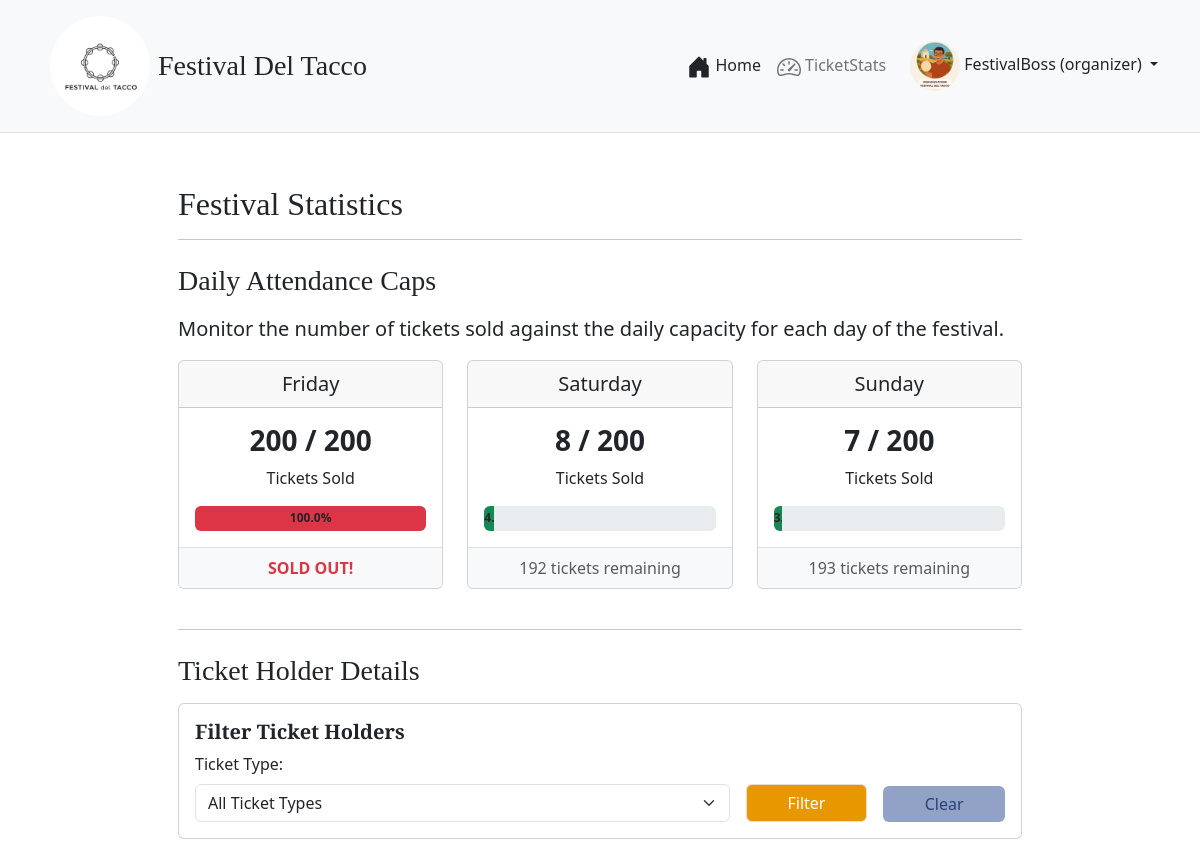
/organizer/stats (signed in, upper part), run on an earlier commit of the app's database.
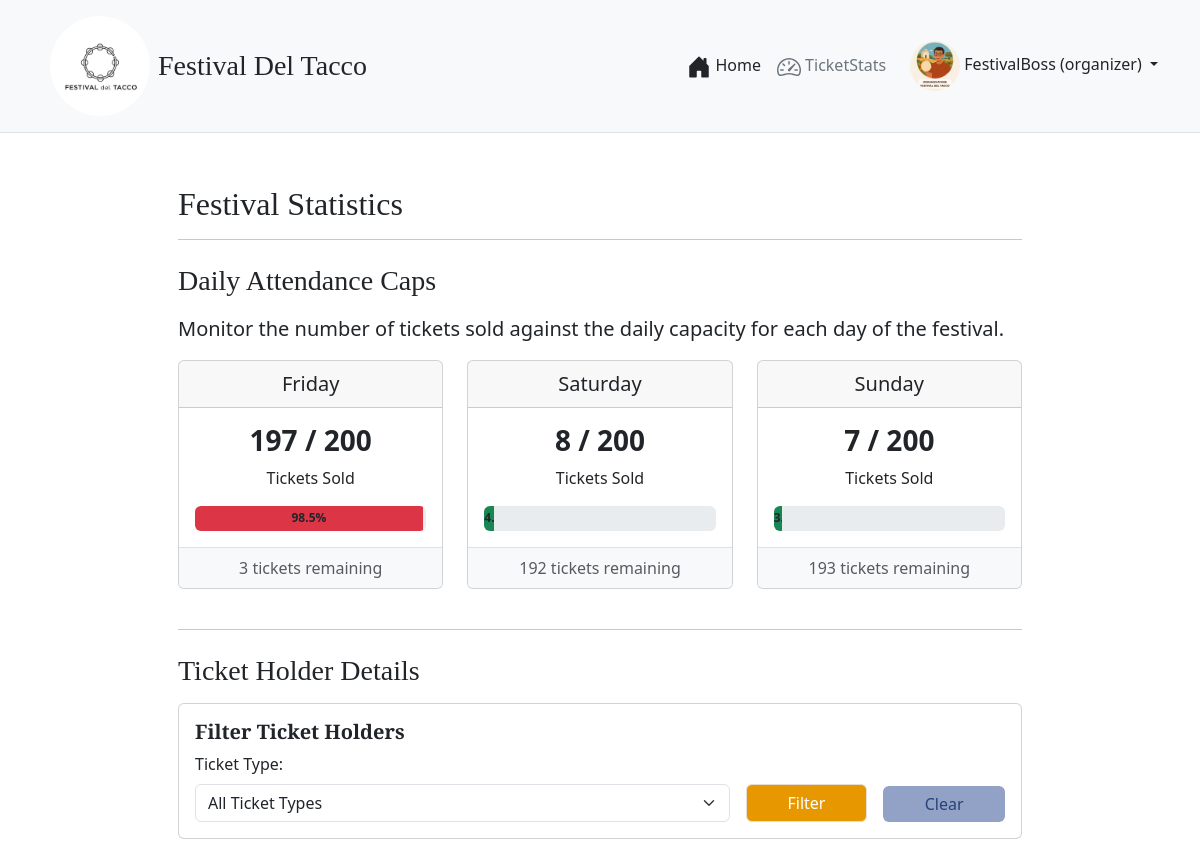
And on a later commit of the database.
### tables this page shows
CREATE TABLE PRESENZE_GIORNALIERE (
            id INTEGER PRIMARY KEY AUTOINCREMENT,
            festival_day TEXT NOT NULL UNIQUE, -- "Friday", "Saturday", "Sunday"
            tickets_sold INTEGER NOT NULL DEFAULT 0
        );

### app.py (the view)
@app.route('/organizer/stats')
@login_required
def organizer_stats():
    if current_user.role != 'organizer':
        abort(404)
    ticket_type_filter_value = request.args.get('ticket_type_filter')
    attendance_data = db.get_all_daily_attendance()
    all_tickets_details = db.get_all_ticket_details(ticket_type_filter=ticket_type_filter_value)
    processed_tickets = []
    for ticket in all_tickets_details:
        ticket_dict = dict(ticket) # Converte sqlite3.Row in un dizionario
        ticket_dict['valid_days_list'] = ticket_dict['valid_days'].split(',')
        ticket_dict['ticket_type_name'] = Config.TICKET_TYPES.get(ticket_dict['ticket_type'], {}).get('name', ticket_dict['ticket_type'])
        processed_tickets.append(ticket_dict)
    return render_template(
        'organizer_stats.html',
        attendance_data=attendance_data,
        max_attendees=Config.MAX_DAILY_ATTENDEES,
        tickets_details=processed_tickets, # Passa i dettagli dei biglietti al template
        selected_ticket_type=ticket_type_filter_value # Per ripopolare il filtro
        )

### app.py (called while the page is built)
@login_manager.user_loader
def load_user(user_id):
    user_data = db.get_user_by_id(int(user_id))
    if user_data:
        return User(id=user_data['id'], email=user_data['email'], nickname=user_data['nickname'], role=user_data['role'])
    return None

@app.context_processor
def inject_global_vars(): # prendo le variabli globali da festival_config.py, comuni a tutti i template
    user_has_ticket = False
    if current_user.is_authenticated and current_user.role == 'participant':
        if db.get_ticket_by_user_id(current_user.id):
            user_has_ticket = True
    return dict(
        FESTIVAL_DAYS=Config.FESTIVAL_DAYS,
        FESTIVAL_STAGES=Config.FESTIVAL_STAGES,
        TICKET_TYPES_CONFIG=Config.TICKET_TYPES,
        now=datetime.now().year,
        g_user_has_ticket=user_has_ticket
    )

### festival_dao.py (called while the page is built)
def get_db_connection():
    conn = sqlite3.connect(DATABASE_NAME)
    conn.row_factory = sqlite3.Row # Access columns by name
    return conn

def get_user_by_id(user_id):
    conn = get_db_connection()
    user = conn.execute("SELECT * FROM UTENTI WHERE id = ?", (user_id,)).fetchone()
    conn.close()
    return user

### templates/organizer_stats.html (shortened to what this page needs)
{% extends "base_festival.html" %}
{% block content %}
<div class="container mt-4">
    <h2 style="font-family: 'Playfair Display', serif;">Festival Statistics</h2>
    <hr>
    <h3 style="font-family: 'Playfair Display', serif;" class="mt-4 mb-3">Daily Attendance Caps</h3>
    <p class="lead">Monitor the number of tickets sold against the daily capacity for each day of the festival.</p>
    {% if attendance_data %}
    <div class="row">
        {% for day_data in attendance_data %}
        <div class="col-md-4 mb-3">
            <div class="card text-center">
                <div class="card-header fs-5">
                    {{ day_data.festival_day }}
                </div>
                <div class="card-body">
                    <h3 class="card-title">{{ day_data.tickets_sold }} / {{ max_attendees }}</h3>
                    <p class="card-text">Tickets Sold</p>
                    <div class="progress" style="height: 25px;">
                        {% set percentage = (day_data.tickets_sold / max_attendees * 100) | round(1) if max_attendees >
                        0 else 0 %}
                        <div class="progress-bar {% if percentage >= 90 %}bg-danger{% elif percentage >= 70 %}bg-warning{% else %}bg-success{% endif %}"
                            role="progressbar" style="width: {{percentage}}%;"
                            aria-valuenow="{{ day_data.tickets_sold }}" aria-valuemin="0"
                            aria-valuemax="{{ max_attendees }}">
                            {{ percentage }}%
                        </div>
                    </div>
                </div>
                <div class="card-footer text-muted">
                    {% if day_data.tickets_sold >= max_attendees %}
                    <span class="text-danger fw-bold">SOLD OUT!</span>
                    {% else %}
                    {{ max_attendees - day_data.tickets_sold }} tickets remaining
                    {% endif %}
                </div>
            </div>
        </div>
        {% endfor %}
    </div>
    {% else %}
    <p>No attendance data available yet.</p>
    {% endif %}
    <hr class="my-4">
    <h3 style="font-family: 'Playfair Display', serif;" class="mt-4 mb-3">Ticket Holder Details</h3>
    <div class="card mb-4">
        <div class="card-body">
            <h5 class="card-title" style="font-family: 'Playfair Display', serif;">Filter Ticket Holders</h5>
            <form method="GET" action="{{ url_for('organizer_stats') }}">
                <div class="row g-3 align-items-end">
                    <div class="col-md-8">
                        <label for="ticket_type_filter" class="form-label">Ticket Type:</label>
                        <select name="ticket_type_filter" id="ticket_type_filter" class="form-select">
                            <option value="">All Ticket Types</option>
                        </select>
                    </div>
                    <div class="col-md-2">
                        <button type="submit" class="btn mybuttoncolors w-100">Filter</button>
                    </div>
                    <div class="col-md-2">
                        <a href="{{ url_for('organizer_stats') }}" class="btn myclearbutton w-100">Clear</a>
                    </div>
                </div>
            </form>
        </div>
    </div>
</div>
{% endblock %}

What changed in the data, as far as the page shows it:
changed PRESENZE_GIORNALIERE "Friday": tickets_sold "200" → "197"; percentage "100.0" → "98.5"; max_attendees-day_data.tickets_sold (not shown) → "3"; tickets_sold "SOLD OUT!" → "tickets remaining"
